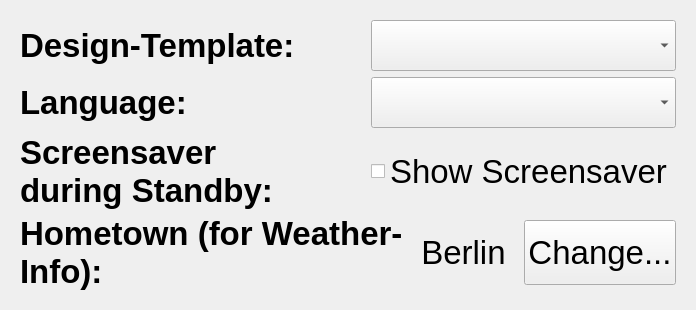
          <widget class="QWidget" name="tab_3">
           <attribute name="title">
            <string>Settings</string>
           </attribute>
           <layout class="QVBoxLayout" name="verticalLayout_19">
            <item>
             <widget class="QStackedWidget" name="stackedWidget_3">
              <property name="currentIndex">
               <number>0</number>
              </property>
              <widget class="QWidget" name="page_7">
               <layout class="QHBoxLayout" name="horizontalLayout_30">
                <item>
                 <layout class="QVBoxLayout" name="verticalLayout_18">
                  <item>
                   <layout class="QHBoxLayout" name="horizontalLayout_26" stretch="1,0,1">
                    <item>
                     <widget class="Scaling_QLabel" name="label_3">
                      <property name="sizePolicy">
                       <sizepolicy hsizetype="Preferred" vsizetype="Preferred">
                        <horstretch>0</horstretch>
                        <verstretch>0</verstretch>
                       </sizepolicy>
                      </property>
                      <property name="minimumSize">
                       <size>
                        <width>0</width>
                        <height>51</height>
                       </size>
                      </property>
                      <property name="font">
                       <font>
                        <pointsize>25</pointsize>
                        <weight>75</weight>
                        <bold>true</bold>
                       </font>
                      </property>
                      <property name="text">
                       <string>Design-Template:</string>
                      </property>
                      <property name="wordWrap">
                       <bool>true</bool>
                      </property>
                     </widget>
                    </item>
                    <item>
                     <spacer name="horizontalSpacer_13">
                      <property name="orientation">
                       <enum>Qt::Horizontal</enum>
                      </property>
                      <property name="sizeHint" stdset="0">
                       <size>
                        <width>40</width>
                        <height>20</height>
                       </size>
                      </property>
                     </spacer>
                    </item>
                    <item>
                     <widget class="QComboBox" name="cB_design">
                      <property name="sizePolicy">
                       <sizepolicy hsizetype="Preferred" vsizetype="Preferred">
                        <horstretch>0</horstretch>
                        <verstretch>0</verstretch>
                       </sizepolicy>
                      </property>
                      <property name="maximumSize">
                       <size>
                        <width>16777215</width>
                        <height>57</height>
                       </size>
                      </property>
                      <property name="font">
                       <font>
                        <pointsize>25</pointsize>
                       </font>
                      </property>
                     </widget>
                    </item>
                   </layout>
                  </item>
                  <item>
                   <layout class="QHBoxLayout" name="horizontalLayout_27" stretch="1,0,1">
                    <item>
                     <widget class="Scaling_QLabel" name="label_4">
                      <property name="minimumSize">
                       <size>
                        <width>0</width>
                        <height>51</height>
                       </size>
                      </property>
                      <property name="font">
                       <font>
                        <pointsize>25</pointsize>
                        <weight>75</weight>
                        <bold>true</bold>
                       </font>
                      </property>
                      <property name="text">
                       <string>Language:</string>
                      </property>
                      <property name="wordWrap">
                       <bool>true</bool>
                      </property>
                     </widget>
                    </item>
                    <item>
                     <spacer name="horizontalSpacer_14">
                      <property name="orientation">
                       <enum>Qt::Horizontal</enum>
                      </property>
                      <property name="sizeHint" stdset="0">
                       <size>
                        <width>40</width>
                        <height>20</height>
                       </size>
                      </property>
                     </spacer>
                    </item>
                    <item>
                     <widget class="QComboBox" name="cB_language">
                      <property name="sizePolicy">
                       <sizepolicy hsizetype="Preferred" vsizetype="Preferred">
                        <horstretch>0</horstretch>
                        <verstretch>0</verstretch>
                       </sizepolicy>
                      </property>
                      <property name="maximumSize">
                       <size>
                        <width>16777215</width>
                        <height>57</height>
                       </size>
                      </property>
                      <property name="font">
                       <font>
                        <pointsize>25</pointsize>
                       </font>
                      </property>
                     </widget>
                    </item>
                   </layout>
                  </item>
                  <item>
                   <layout class="QHBoxLayout" name="horizontalLayout_28" stretch="1,0,1">
                    <item>
                     <widget class="Scaling_QLabel" name="label_5">
                      <property name="minimumSize">
                       <size>
                        <width>0</width>
                        <height>51</height>
                       </size>
                      </property>
                      <property name="font">
                       <font>
                        <pointsize>25</pointsize>
                        <weight>75</weight>
                        <bold>true</bold>
                       </font>
                      </property>
                      <property name="text">
                       <string>Screensaver during Standby:</string>
                      </property>
                      <property name="wordWrap">
                       <bool>true</bool>
                      </property>
                     </widget>
                    </item>
                    <item>
                     <spacer name="horizontalSpacer_15">
                      <property name="orientation">
                       <enum>Qt::Horizontal</enum>
                      </property>
                      <property name="sizeHint" stdset="0">
                       <size>
                        <width>40</width>
                        <height>20</height>
                       </size>
                      </property>
                     </spacer>
                    </item>
                    <item>
                     <widget class="QCheckBox" name="checkBox_screensaver">
                      <property name="sizePolicy">
                       <sizepolicy hsizetype="Minimum" vsizetype="Maximum">
                        <horstretch>0</horstretch>
                        <verstretch>0</verstretch>
                       </sizepolicy>
                      </property>
                      <property name="minimumSize">
                       <size>
                        <width>0</width>
                        <height>51</height>
                       </size>
                      </property>
                      <property name="maximumSize">
                       <size>
                        <width>16777215</width>
                        <height>57</height>
                       </size>
                      </property>
                      <property name="font">
                       <font>
                        <pointsize>25</pointsize>
                       </font>
                      </property>
                      <property name="text">
                       <string>Show Screensaver</string>
                      </property>
                     </widget>
                    </item>
                   </layout>
                  </item>
                  <item>
                   <layout class="QHBoxLayout" name="horizontalLayout_29">
                    <item>
                     <widget class="Scaling_QLabel" name="label_6">
                      <property name="minimumSize">
                       <size>
                        <width>0</width>
                        <height>51</height>
                       </size>
                      </property>
                      <property name="font">
                       <font>
                        <pointsize>25</pointsize>
                        <weight>75</weight>
                        <bold>true</bold>
                       </font>
                      </property>
                      <property name="text">
                       <string>Hometown (for Weather-Info):</string>
                      </property>
                      <property name="wordWrap">
                       <bool>true</bool>
                      </property>
                     </widget>
                    </item>
                    <item>
                     <widget class="Scaling_QLabel" name="label_hometown">
                      <property name="sizePolicy">
                       <sizepolicy hsizetype="Preferred" vsizetype="Maximum">
                        <horstretch>0</horstretch>
                        <verstretch>0</verstretch>
                       </sizepolicy>
                      </property>
                      <property name="minimumSize">
                       <size>
                        <width>0</width>
                        <height>51</height>
                       </size>
                      </property>
                      <property name="font">
                       <font>
                        <pointsize>25</pointsize>
                       </font>
                      </property>
                      <property name="text">
                       <string>Berlin</string>
                      </property>
                      <property name="alignment">
                       <set>Qt::AlignCenter</set>
                      </property>
                      <property name="wordWrap">
                       <bool>true</bool>
                      </property>
                     </widget>
                    </item>
                    <item>
                     <widget class="QPushButton" name="pB_change_hometown">
                      <property name="sizePolicy">
                       <sizepolicy hsizetype="Minimum" vsizetype="Fixed">
                        <horstretch>0</horstretch>
                        <verstretch>0</verstretch>
                       </sizepolicy>
                      </property>
                      <property name="minimumSize">
                       <size>
                        <width>0</width>
                        <height>65</height>
                       </size>
                      </property>
                      <property name="font">
                       <font>
                        <pointsize>25</pointsize>
                       </font>
                      </property>
                      <property name="text">
                       <string>Change...</string>
                      </property>
                     </widget>
                    </item>
                   </layout>
                  </item>
                 </layout>
                </item>
               </layout>
              </widget>
              <widget class="QWidget" name="page_8">
               <widget class="QListWidget" name="lW_hometown_searchresults">
                <property name="geometry">
                 <rect>
                  <x>10</x>
                  <y>10</y>
                  <width>834</width>
                  <height>399</height>
                 </rect>
                </property>
               </widget>
              </widget>
             </widget>
            </item>
           </layout>
          </widget>
